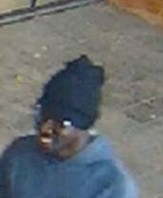
#> input picture camera.jpg, 163 x 198 px
$ python interpolate.py
#> lines starting #> are read from the running program, lines starting #| are printed output that depends on the picture
#> further down, image_1 is the input picture: shape (198, 163, 3); mean B, G, R 112.4, 110.5, 106
#| (198, 163, 3)
import cv2
import math
import matplotlib.pyplot as plt
import cv2
import numpy as np

def plot_figure(image, title):
    plt.figure(figsize=(20,35))
    plt.subplot(1,2,1)
    plt.imshow(image, cmap='gray')
    plt.axis('off')
    plt.title(title)
    plt.show()


def interpolate(image, factor):
#> called with factor = 5
    image = image.astype(np.int64)
    first_dim = np.zeros((image.shape[0], int(image.shape[1] *factor -factor), 3), dtype = np.int64)
    for i in range(first_dim.shape[0]):
        for j in range(first_dim.shape[1]):
            if j%factor == 0:
                first_dim[i][j][0] = int(image[i][j//factor][0])
                first_dim[i][j][1] = int(image[i][j//factor][1])
                first_dim[i][j][2] = int(image[i][j//factor][2])
                incrementr = int((image[i][j//factor][0] - image[i][j//factor + 1][0])//factor) * -1
                incrementg = int((image[i][j//factor][1] - image[i][j//factor + 1][1])//factor)* -1
                incrementb = int((image[i][j//factor][2] - image[i][j//factor + 1][2])//factor)* -1
            else:
#                 first_dim[i][j][0] = int(image[i][j//2][0])
#                 first_dim[i][j][1] = int(image[i][j//2][1])
#                 first_dim[i][j][2] = int(image[i][j//2][2])
                first_dim[i][j][0] = first_dim[i][j-1][0] + incrementr
                first_dim[i][j][1] = first_dim[i][j-1][1] + incrementg
                first_dim[i][j][2] = first_dim[i][j-1][2] + incrementb
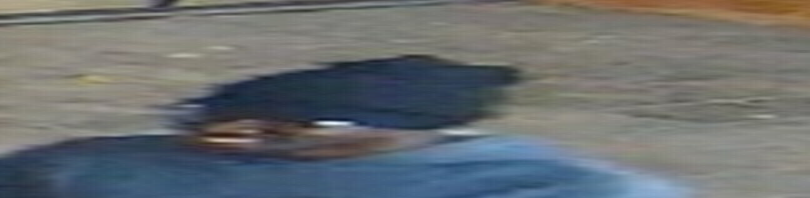
#> first_dim: shape (198, 810, 3) int64; mean B, G, R 113.2, 111.2, 106.6
    plot_figure(first_dim, "first")
#> call 2 of plot_figure, with title = 'first'
#> in plot_figure (call 2), `plt.show()`:
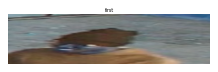
#> figure drawn by matplotlib, 1 panel; B, G, R data is drawn as R, G, B

    final = np.zeros((int(image.shape[0] * factor - factor), int(image.shape[1] * factor - factor), 3), dtype = int)
    for i in range(final.shape[0] - 1):
        for j in range(final.shape[1]):
            if i % factor == 0:
                final[i,:,:] = first_dim[i//factor,:,:]
                incrementr = int((first_dim[i//factor][j][0] - first_dim[i//factor + 1][j][0])//factor)* -1
                incrementg = int((first_dim[i//factor][j][1] - first_dim[i//factor + 1][j][1])//factor)* -1
                incrementb = int((first_dim[i//factor][j][2] - first_dim[i//factor + 1][j][2])//factor)* -1
            else:
                final[i][j][0] = final[i-1][j][0] + incrementr
                final[i][j][1] = final[i-1][j][1] + incrementg
                final[i][j][2] = final[i-1][j][2] + incrementb

    cv2.imwrite("camera_enhance.jpg", final)
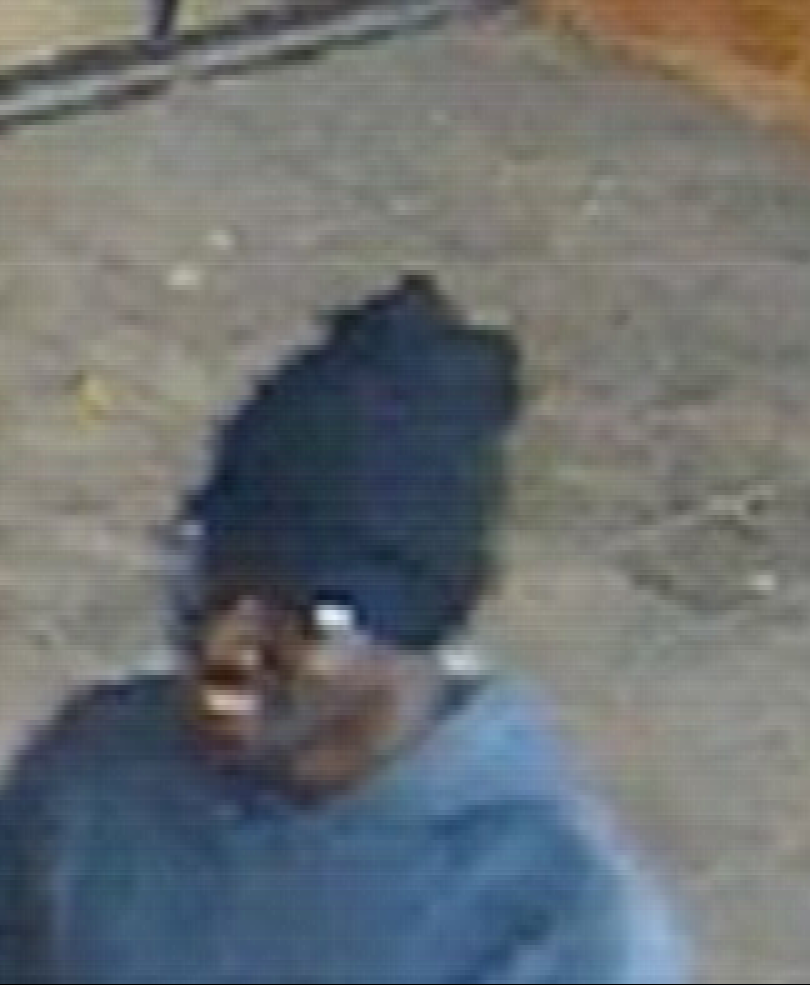
#> saved as camera_enhance.jpg: shape (985, 810, 3); mean B, G, R 113.9, 112, 107.5
    plot_figure(final, "final output")
    print(final.shape)
#| (985, 810, 3)

image_1 = cv2.imread('camera.jpg')[...,::-1]
image_1 = cv2.cvtColor(image_1,cv2.COLOR_BGR2RGB)
print(image_1.shape)
plot_figure(image_1, "nature")
interpolate(image_1, 5)


# img_interp.py
import os
import sys
import numpy as np
from scipy.interpolate import griddata
import matplotlib.pyplot as plt
from PIL import Image

def make_interpolated_image(nsamples):
    ix = np.random.randint(im.shape[1], size=nsamples)
    iy = np.random.randint(im.shape[0], size=nsamples)
    samples = im[iy,ix]
    int_im = griddata((iy, ix), samples, (Y, X))
    return int_im

image_1 = cv2.imread('nature.jpg')[...,::-1]
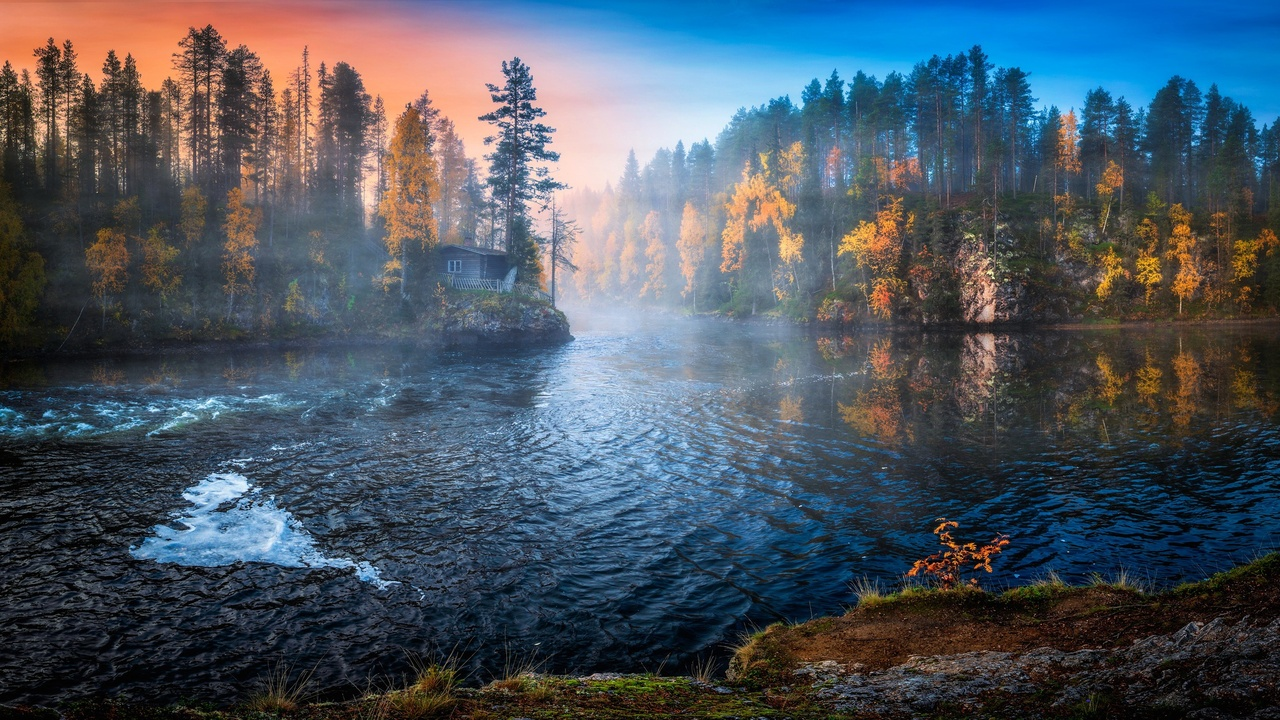
#> input picture nature.jpg, 1280 x 720 px
#> image_1: shape (720, 1280, 3)
im = cv2.cvtColor(image_1,cv2.COLOR_BGR2GRAY)
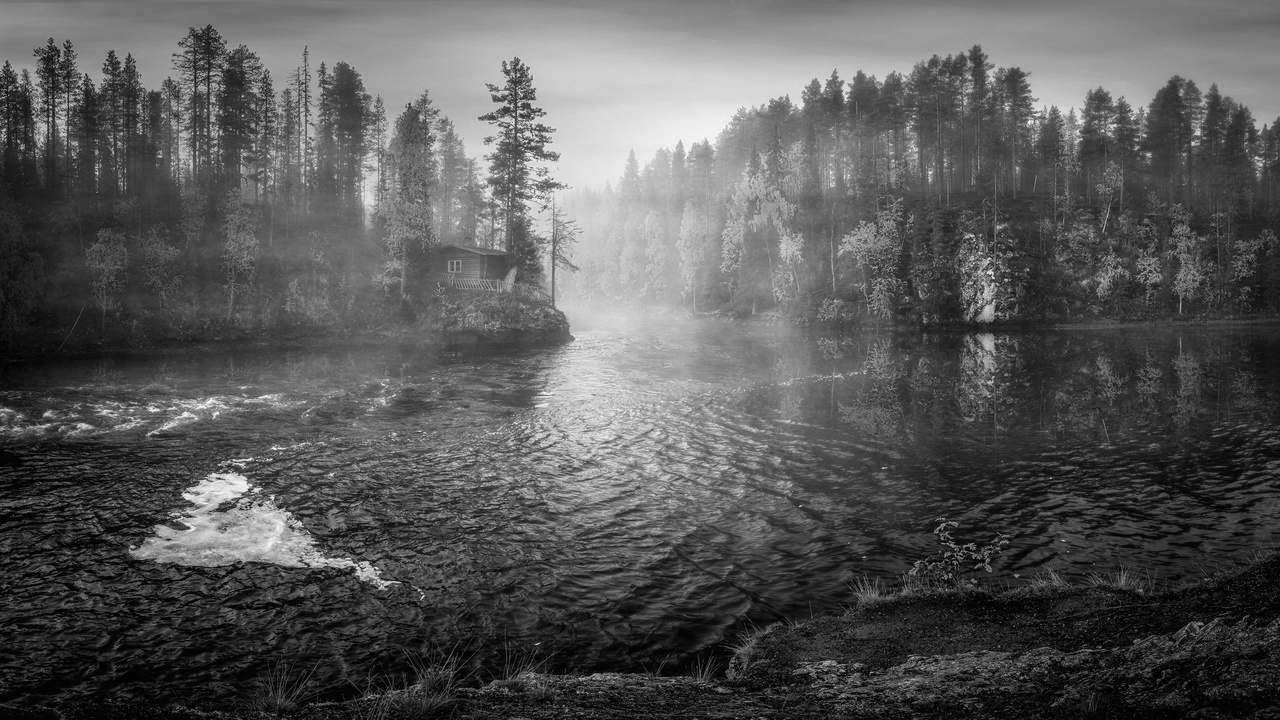
#> im: shape (720, 1280); min 0, max 252, mean 88

nx, ny = im.shape[1], im.shape[0]
#> nx = 1280; ny = 720
X, Y = np.meshgrid(np.arange(0, nx, 1), np.arange(0, ny, 1))


nrows, ncols = 2, 2
fig, ax = plt.subplots(nrows=2, ncols=2, figsize=(6,4), dpi=100)
if nx < ny:
    w, h = fig.get_figwidth(), fig.get_figheight()
    fig.set_figwidth(h), fig.set_figheight(w)

get_indices = lambda i: (i // nrows, i % ncols)


for i in range(4):
    nsamples = 10**(i+2)
    axes = ax[get_indices(i)]
    axes.imshow(make_interpolated_image(nsamples),
                          cmap=plt.get_cmap('Greys_r'))
    axes.set_xticks([])
    axes.set_yticks([])
    axes.set_title('nsamples = {0:d}'.format(nsamples))
#> this loop made 4 passes
#> pass 1, in make_interpolated_image, `int_im = griddata((iy, ix), samples, (Y, X))`:
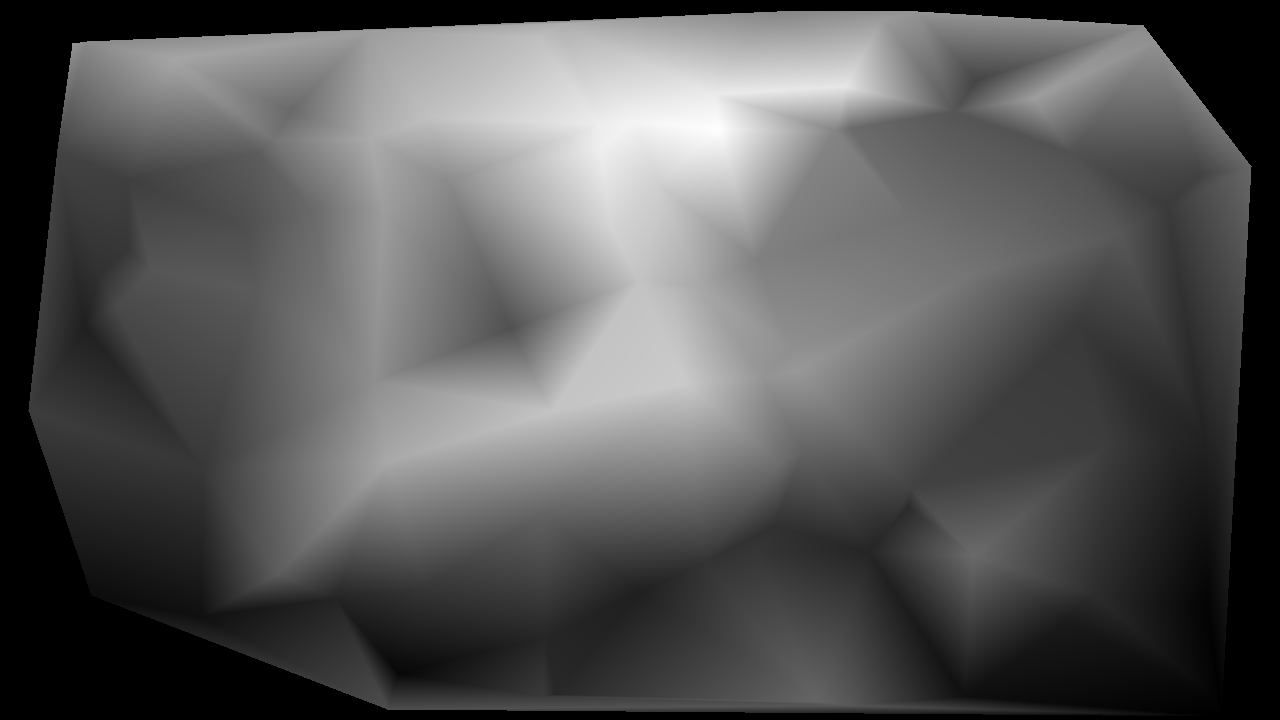
#> int_im: shape (720, 1280) float64; 14.48% of the values are NaN or infinite; the others: min 1, max 235, mean 94.85; drawn with min black, max white, NaN and infinite black
#> pass 3, in make_interpolated_image (call 3), `int_im = griddata((iy, ix), samples, (Y, X))`:
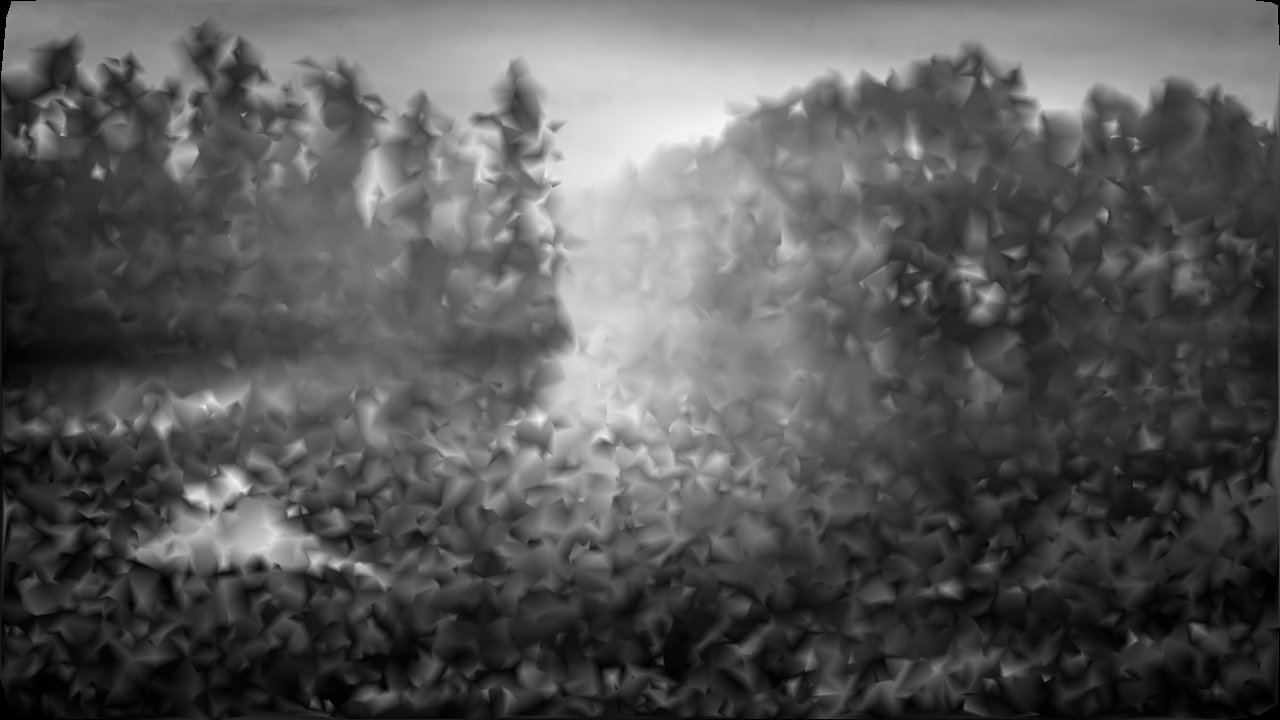
#> int_im: shape (720, 1280) float64; 0.15% of the values are NaN or infinite; the others: min -6.66e-16, max 251, mean 87.35; drawn with min black, max white, NaN and infinite black
#> (the run stopped early here; a loop or call above may not have finished)
